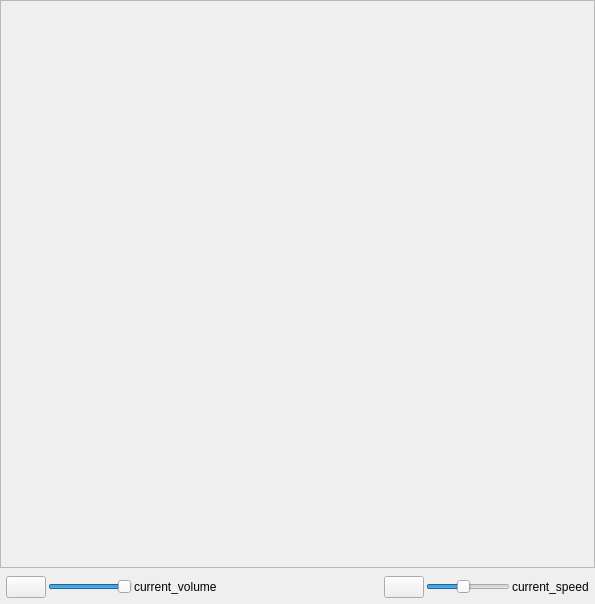
<?xml version="1.0" encoding="UTF-8"?>
<ui version="4.0">
 <class>DeviceManager</class>
 <widget class="QWidget" name="DeviceManager">
  <property name="geometry">
   <rect>
    <x>0</x>
    <y>0</y>
    <width>595</width>
    <height>604</height>
   </rect>
  </property>
  <property name="windowTitle">
   <string/>
  </property>
  <layout class="QVBoxLayout" name="verticalLayout" stretch="0,0">
   <property name="spacing">
    <number>2</number>
   </property>
   <property name="leftMargin">
    <number>0</number>
   </property>
   <property name="topMargin">
    <number>0</number>
   </property>
   <property name="rightMargin">
    <number>0</number>
   </property>
   <property name="bottomMargin">
    <number>0</number>
   </property>
   <item>
    <widget class="QScrollArea" name="audio_orbit_scroll_container">
     <property name="widgetResizable">
      <bool>true</bool>
     </property>
     <widget class="QWidget" name="audio_orbit_container">
      <property name="geometry">
       <rect>
        <x>0</x>
        <y>0</y>
        <width>591</width>
        <height>546</height>
       </rect>
      </property>
     </widget>
    </widget>
   </item>
   <item>
    <widget class="QWidget" name="device_control_box" native="true">
     <layout class="QHBoxLayout" name="horizontalLayout">
      <property name="spacing">
       <number>6</number>
      </property>
      <property name="leftMargin">
       <number>6</number>
      </property>
      <property name="topMargin">
       <number>6</number>
      </property>
      <property name="rightMargin">
       <number>6</number>
      </property>
      <property name="bottomMargin">
       <number>6</number>
      </property>
      <item>
       <widget class="QWidget" name="device_volume_controller" native="true">
        <layout class="QHBoxLayout" name="horizontalLayout_2">
         <property name="spacing">
          <number>2</number>
         </property>
         <property name="leftMargin">
          <number>0</number>
         </property>
         <property name="topMargin">
          <number>0</number>
         </property>
         <property name="rightMargin">
          <number>0</number>
         </property>
         <property name="bottomMargin">
          <number>0</number>
         </property>
         <item>
          <widget class="QPushButton" name="mute_button">
           <property name="sizePolicy">
            <sizepolicy hsizetype="Maximum" vsizetype="Fixed">
             <horstretch>0</horstretch>
             <verstretch>0</verstretch>
            </sizepolicy>
           </property>
           <property name="maximumSize">
            <size>
             <width>16777215</width>
             <height>16777215</height>
            </size>
           </property>
           <property name="toolTip">
            <string>设备静音</string>
           </property>
           <property name="text">
            <string/>
           </property>
           <property name="icon">
            <iconset theme="QIcon::ThemeIcon::AudioVolumeMedium" resource="resources.qrc">
             <normaloff>:/svg/svgs/volumemiddle.svg</normaloff>:/svg/svgs/volumemiddle.svg</iconset>
           </property>
           <property name="iconSize">
            <size>
             <width>24</width>
             <height>24</height>
            </size>
           </property>
          </widget>
         </item>
         <item>
          <widget class="QSlider" name="volume_slider">
           <property name="sizePolicy">
            <sizepolicy hsizetype="Expanding" vsizetype="Preferred">
             <horstretch>0</horstretch>
             <verstretch>0</verstretch>
            </sizepolicy>
           </property>
           <property name="maximumSize">
            <size>
             <width>16777215</width>
             <height>16777215</height>
            </size>
           </property>
           <property name="toolTip">
            <string>设备音量</string>
           </property>
           <property name="layoutDirection">
            <enum>Qt::LayoutDirection::LeftToRight</enum>
           </property>
           <property name="maximum">
            <number>100</number>
           </property>
           <property name="sliderPosition">
            <number>100</number>
           </property>
           <property name="tracking">
            <bool>true</bool>
           </property>
           <property name="orientation">
            <enum>Qt::Orientation::Horizontal</enum>
           </property>
           <property name="invertedAppearance">
            <bool>false</bool>
           </property>
           <property name="invertedControls">
            <bool>false</bool>
           </property>
           <property name="tickPosition">
            <enum>QSlider::TickPosition::NoTicks</enum>
           </property>
          </widget>
         </item>
         <item>
          <widget class="QLabel" name="current_volume_label">
           <property name="text">
            <string>current_volume</string>
           </property>
          </widget>
         </item>
        </layout>
        <zorder>volume_slider</zorder>
        <zorder>mute_button</zorder>
        <zorder>current_volume_label</zorder>
       </widget>
      </item>
      <item>
       <spacer name="horizontalSpacer">
        <property name="orientation">
         <enum>Qt::Orientation::Horizontal</enum>
        </property>
        <property name="sizeHint" stdset="0">
         <size>
          <width>40</width>
          <height>20</height>
         </size>
        </property>
       </spacer>
      </item>
      <item>
       <widget class="QWidget" name="device_speed_controller" native="true">
        <layout class="QHBoxLayout" name="horizontalLayout_3">
         <property name="spacing">
          <number>2</number>
         </property>
         <property name="leftMargin">
          <number>0</number>
         </property>
         <property name="topMargin">
          <number>0</number>
         </property>
         <property name="rightMargin">
          <number>0</number>
         </property>
         <property name="bottomMargin">
          <number>0</number>
         </property>
         <item>
          <widget class="QPushButton" name="resetspeed_button">
           <property name="maximumSize">
            <size>
             <width>16777215</width>
             <height>16777215</height>
            </size>
           </property>
           <property name="toolTip">
            <string>重置设备播放速度</string>
           </property>
           <property name="text">
            <string/>
           </property>
           <property name="icon">
            <iconset resource="resources.qrc">
             <normaloff>:/svg/svgs/speed.svg</normaloff>:/svg/svgs/speed.svg</iconset>
           </property>
           <property name="iconSize">
            <size>
             <width>24</width>
             <height>24</height>
            </size>
           </property>
          </widget>
         </item>
         <item>
          <widget class="QSlider" name="speed_slider">
           <property name="sizePolicy">
            <sizepolicy hsizetype="Expanding" vsizetype="Preferred">
             <horstretch>0</horstretch>
             <verstretch>0</verstretch>
            </sizepolicy>
           </property>
           <property name="maximumSize">
            <size>
             <width>16777215</width>
             <height>16777215</height>
            </size>
           </property>
           <property name="toolTip">
            <string>设备播放速度</string>
           </property>
           <property name="layoutDirection">
            <enum>Qt::LayoutDirection::LeftToRight</enum>
           </property>
           <property name="minimum">
            <number>25</number>
           </property>
           <property name="maximum">
            <number>200</number>
           </property>
           <property name="singleStep">
            <number>5</number>
           </property>
           <property name="pageStep">
            <number>25</number>
           </property>
           <property name="sliderPosition">
            <number>100</number>
           </property>
           <property name="tracking">
            <bool>true</bool>
           </property>
           <property name="orientation">
            <enum>Qt::Orientation::Horizontal</enum>
           </property>
           <property name="invertedAppearance">
            <bool>false</bool>
           </property>
           <property name="invertedControls">
            <bool>false</bool>
           </property>
           <property name="tickPosition">
            <enum>QSlider::TickPosition::NoTicks</enum>
           </property>
          </widget>
         </item>
         <item>
          <widget class="QLabel" name="current_speed_label">
           <property name="text">
            <string>current_speed</string>
           </property>
          </widget>
         </item>
        </layout>
       </widget>
      </item>
     </layout>
    </widget>
   </item>
  </layout>
 </widget>
 <resources>
  <include location="resources.qrc"/>
 </resources>
 <connections/>
</ui>
